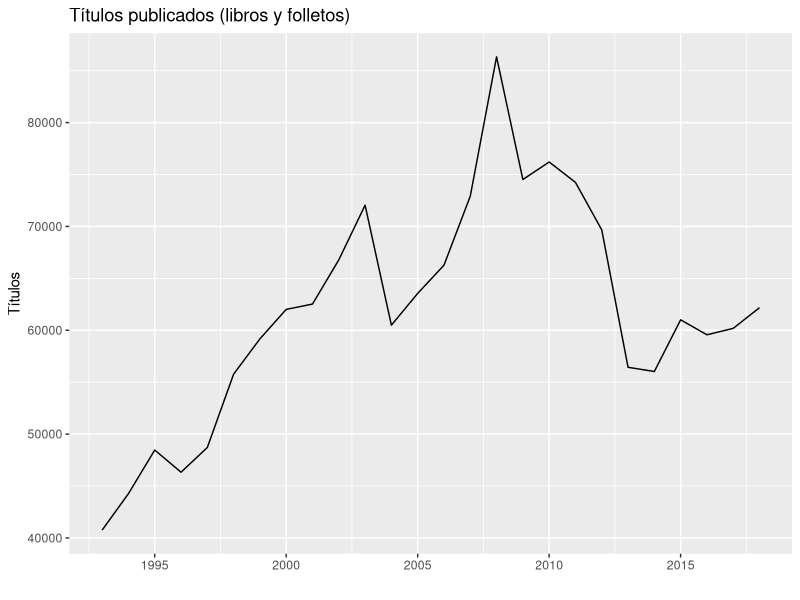
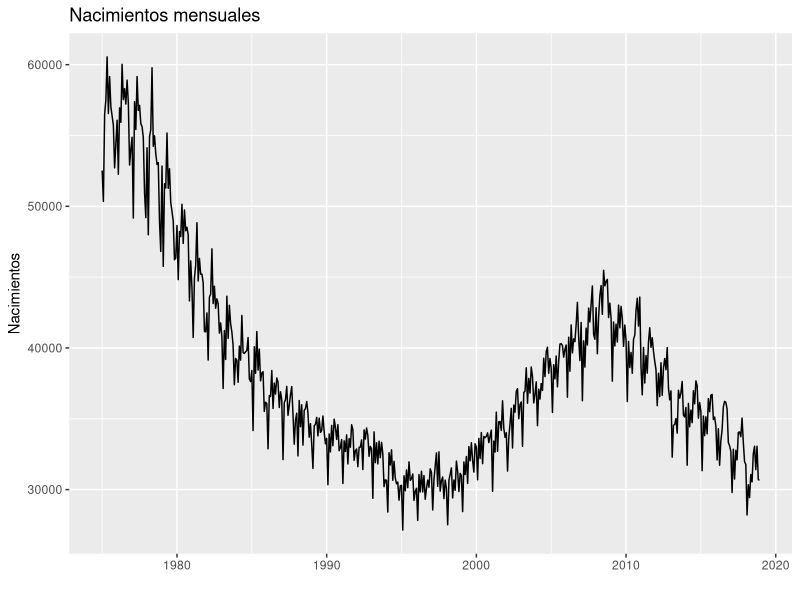
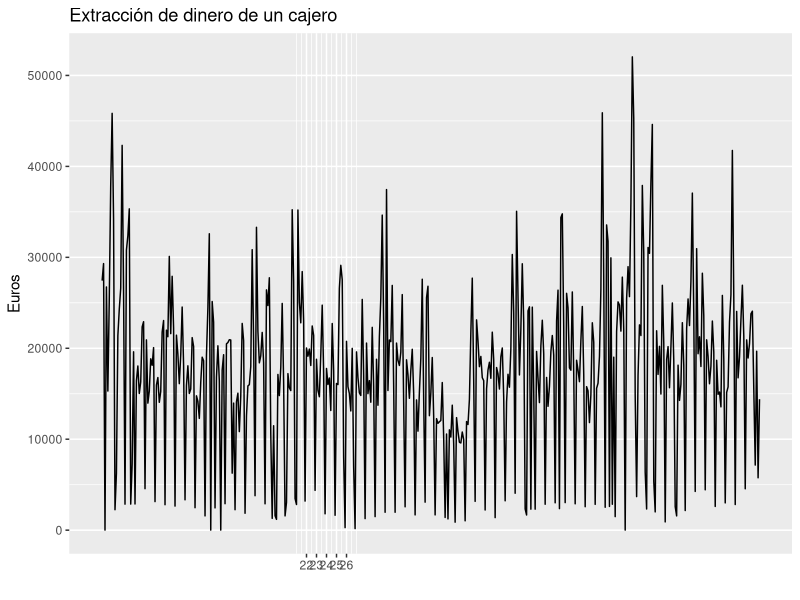
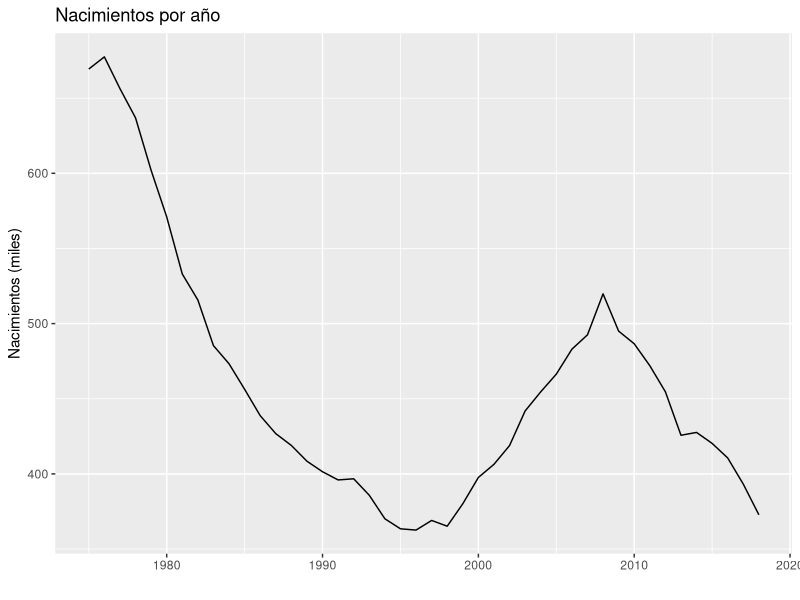
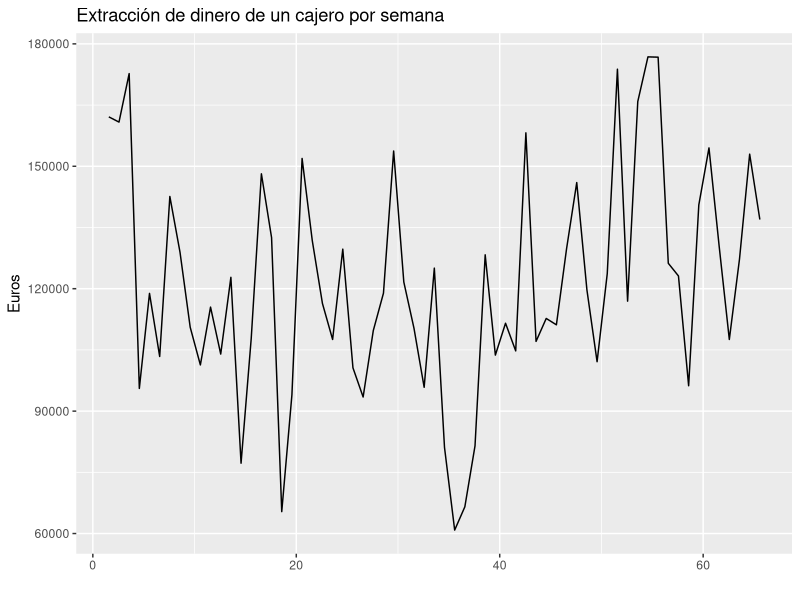
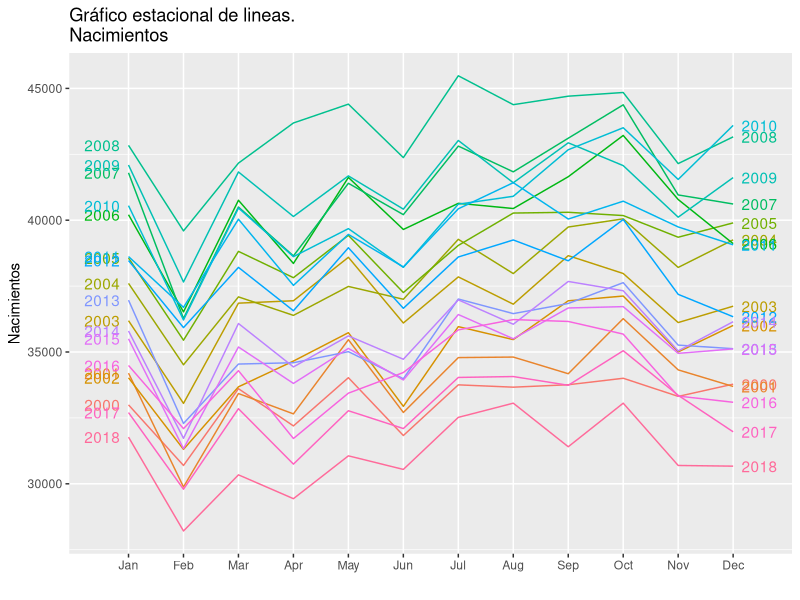
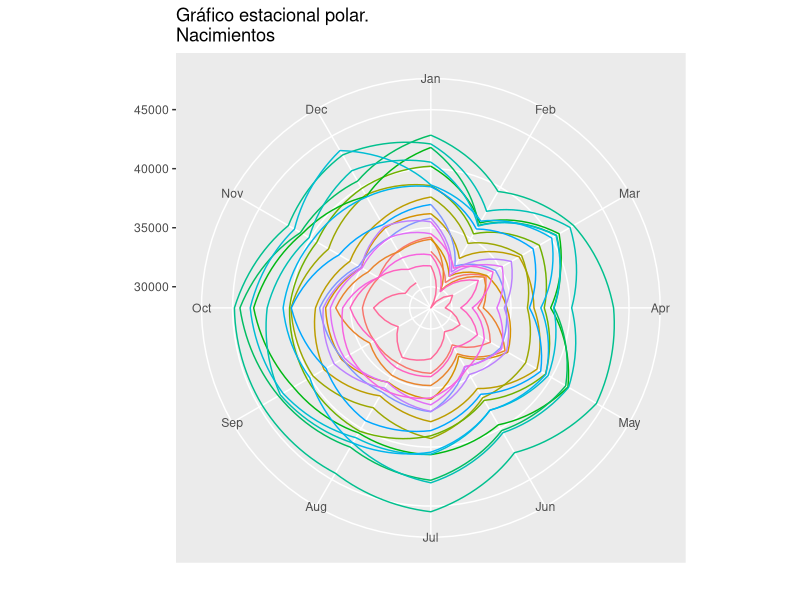
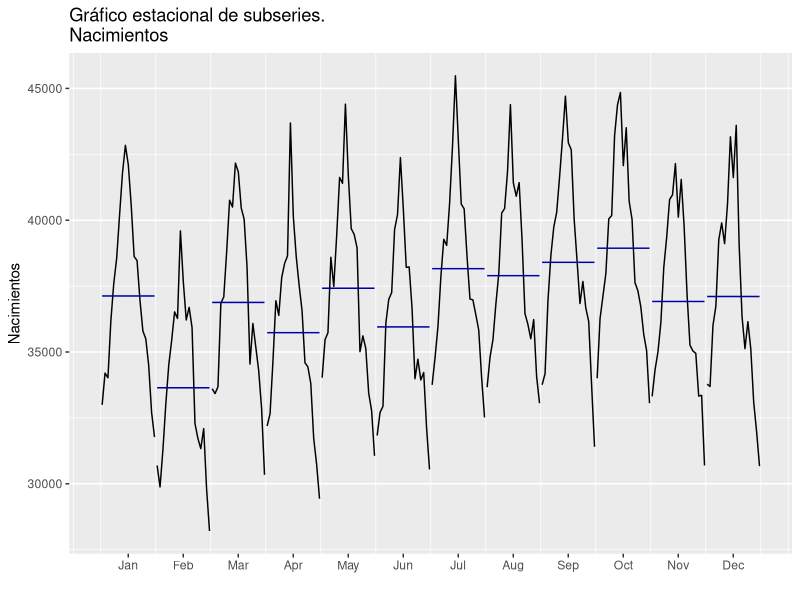

Source code (R) for these figures, in order:
#---------------------------------------------------------------
# Codigo Tema 1: junio 2020
#---------------------------------------------------------------


#- Cargamos las librerias que necesitamos para este tema
library(forecast)
library(ggplot2)

# - Serie Libros
libros <- read.csv2("libros.csv", header = TRUE)
libros <- ts(libros["libros"], start = 1993, frequency  = 1)

autoplot(libros,
         xlab = "",
         ylab = "Títulos",
         main = "Títulos publicados (libros y folletos)")

# - Serie Nacimientos
nacimientos <- read.csv2("nacimientos.csv", header = TRUE)
nacimientos <- ts(nacimientos["nacimientos"],
                  start = c(1975, 1),
                  frequency = 12)

autoplot(nacimientos,
         xlab = "",
         ylab = "Nacimientos",
         main = "Nacimientos mensuales")

start(nacimientos)
end(nacimientos)
frequency(nacimientos)
head(time(nacimientos), n = 48)  #Mostramos sólo los 4 primeros años
head(cycle(nacimientos), n = 48) #Mostramos sólo los 4 primeros años

# - Serie Sucursal
sucursal <- read.table("sucursal.csv", header = TRUE)
sucursal <- ts(sucursal, start = c(1, 5), freq = 7)
autoplot(sucursal,
         xlab = "",
         ylab = "Euros",
         main = "Extracción de dinero de un cajero") + 
  scale_x_continuous(breaks= 22:26, labels = 22:26) 

#- Análisis de la tendencia
nacimientosAnual <- aggregate(nacimientos, FUN = sum)
autoplot(nacimientosAnual/1000,
         xlab = "",
         ylab = "Nacimientos (miles)",
         main = "Nacimientos por año")

sucursalAnual <- aggregate(sucursal,FUN = sum)
autoplot(sucursalAnual,
         xlab = "",
         ylab = "Euros",
         main = "Extracción de dinero de un cajero por semana")

#- Análisis de la estacionalidad
nacimientosb <- window(nacimientos, start = 2000)
ggseasonplot(nacimientosb, 
             year.labels=TRUE, 
             year.labels.left=TRUE,
             xlab = "",
             ylab = "Nacimientos",
             main = "Gráfico estacional de lineas.\nNacimientos")

ggseasonplot(nacimientosb, polar=TRUE,
             xlab = "",
             ylab = "",
             main = "Gráfico estacional polar.\nNacimientos") +
  guides(colour=FALSE)

ggsubseriesplot(nacimientosb) +
  ylab("Nacimientos") +
  xlab("") +
  ggtitle("Gráfico estacional de subseries.\nNacimientos")

#- Calculo de la componente estacional. Método sencillo
componenteEstacional <- tapply(nacimientosb/mean(nacimientosb), cycle(nacimientosb), FUN = mean)
round(componenteEstacional, 2)

#- Descomposicion ADITIVA por medias moviles
nacDesAdi <- decompose(nacimientos, type = "addi")
autoplot(nacDesAdi,
         xlab = "",
         main = "Descomposición aditiva de Nacimientos por medias móviles")

summary(nacimientos - trendcycle(nacDesAdi) - seasonal(nacDesAdi) 
        - remainder(nacDesAdi))

autoplot(nacimientos, series="Nacimientos",
         xlab = "",
         ylab = "Nacimientos",
         main = "Nacimientos en España: serie y tendencia") +
  autolayer(trendcycle(nacDesAdi), series="Tendencia") +
  scale_colour_manual(values=c("Nacimientos"="black","Tendencia"="red"),
                      breaks=c("Nacimientos","Tendencia"))

nacDesAdi$figure
sum(nacDesAdi$figure)

ggplot() +
  geom_line(aes(x = 1:12, y = nacDesAdi$figure)) + 
  geom_hline(yintercept = 0, colour = "blue", lty = 2) +
  ggtitle("Componente estacional de Nacimientos (esquema aditivo)") +
  xlab("") +
  ylab("Componente estacional") +
  scale_x_continuous(breaks= 1:12, 
                     labels = c("Ene", "Feb", "Mar", "Abr", "May", "Jun", 
                                "Jul", "Ago", "Sep", "Oct", "Nov", "Dic")) 

#- Descomposicion MULTIPLICATIVA por medias moviles
nacDesMul <- decompose(nacimientos, type = "mult")
autoplot(nacDesMul,
         xlab = "",
         main = "Descomposición multiplicativa de Nacimientos por medias móviles")

nacDesMul$figure
sum(nacDesMul$figure)

ggplot() + 
  geom_line(aes(x = 1:12, y = nacDesMul$figure)) + 
  geom_hline(yintercept = 1, colour = "blue", lty = 2) +
  ggtitle("Componente estacional de Nacimientos (esquema multiplicativo)") +
  xlab("") +
  ylab("Componente estacional") +
  scale_x_continuous(breaks= 1:12, 
                     labels = c("Ene", "Feb", "Mar", "Abr", "May", "Jun", 
                                "Jul", "Ago", "Sep", "Oct", "Nov", "Dic")) 

#- Descomposicion por regresiones locales ponderadas
nacStl <- stl(nacimientos[, 1], 
               s.window = "periodic",
               robust = TRUE)
head(nacStl$time.series)

autoplot(nacStl,
         xlab = "",
         main = "Descomposición de Nacimientos por regresores locales ponderados")

head(seasonal(nacStl), 12)
sum(head(seasonal(nacStl), 12))

#- Lo mismo asumiendo que la estacionalidad varia en el tiempo
nacStl17 <- stl(nacimientos[, 1], 
                s.window = 17,
                robust = TRUE)

xx <- window(seasonal(nacStl), start = 1995, end = 2005 - 1/12)
yy <- window(seasonal(nacStl17), start = 1995, end = 2005 - 1/12)
autoplot(xx, series="s.window = 'periodic'",
         ylab = "Componente estacional",
         main = "Componente estacional para Nacimientos") +
  autolayer(yy, series="s.window = 17") +
  scale_colour_manual(values=c("s.window = 'periodic'"="black","s.window = 17"="red"))#,
                 #     breaks=c("s.window = 'periodic'","s.window = 17"))

#- Conparativa de componentes estacionales
ggplot() +
  geom_line(aes(x = 1:12, y = componenteEstacional, colour = "black")) + 
  geom_line(aes(x = 1:12, y = nacDesMul$figure, colour = "red")) + 
  geom_hline(yintercept = 1, colour = "blue", lty = 2) +
  ggtitle("Componente estacional de Nacimientos") +
  xlab("") +
  ylab("Efecto estacional") +
  scale_x_continuous(breaks= 1:12, 
                     labels = c("Ene", "Feb", "Mar", "Abr", "May", "Jun", 
                                "Jul", "Ago", "Sep", "Oct", "Nov", "Dic")) +
  scale_color_discrete(name = "Componente estacional", 
                       labels = c("Descriptiva simple", "Medias móviles")) +
  theme(legend.position=c(0.98,0.02), legend.justification=c(1,0))
